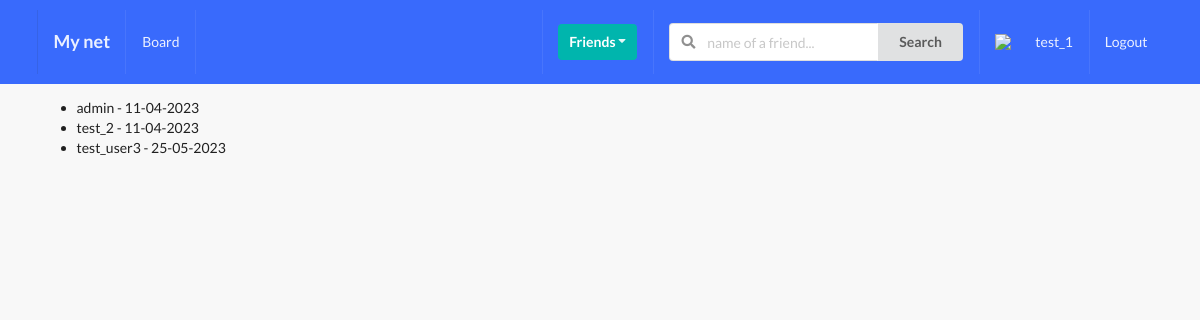
The app's page /profile/invite_profiles/ (signed in) with its own data.
### profile_app/models.py (models this page shows, shortened)
class Profile(models.Model):
    first_name = models.CharField(max_length=200, blank=True)
    last_name = models.CharField(max_length=200, blank=True)
    user = models.OneToOneField(User, on_delete=models.CASCADE)
    bio = models.TextField(default="No bio...", max_length=300)
    email = models.EmailField()
    country = models.CharField(max_length=200, blank=True)
    avatar = models.ImageField(default='avatar.jpg', upload_to='avatars/')
    friends = models.ManyToManyField(User, blank=True, default=None, null=True, related_name='friends')
    slug = models.SlugField(unique=True, blank=True)
    updated = models.DateTimeField(auto_now=True)
    created = models.DateTimeField(auto_now_add=True)
    objects = ProfileManager()
    def __str__(self):
        return f"{self.user.username} - {self.created.strftime('%d-%m-%Y')}"

### profile_app/views.py (the view)
# urls.py: path('invite_profiles/', invite_profile_list_view, name='invite_profiles'),
def invite_profile_list_view(request):
    user = request.user
    qs = Profile.objects.get_all_profiles_to_invite(sender=user)
    context = {
        'qs': qs,
    }
    return render(request, 'profile_app/invite_profiles.html', context=context)

### profile_app/models.py (called while the page is built)
    def get_all_profiles_to_invite(self, sender):
        profiles = Profile.objects.all().exclude(user=sender)
        profile = Profile.objects.get(user=sender)
        qs = Relationship.objects.filter(Q(sender=profile) | Q(receiver=profile))
        accepted = set([])
        for rel in qs:
            if rel.status == 'accepted':
                accepted.add(rel.receiver)
                accepted.add(rel.sender)
        available = [profile for profile in profiles if profile not in accepted]
        return available

### profile_app/templates/profile_app/invite_profiles.html (shortened to what this page needs)
{% extends 'base.html' %}
{% block content %}
    <ul>
        {% for profile in qs %}
            <li>{{profile}}</li>
        {% endfor %}
    </ul>
{% endblock content %}

### soc_net_app/templates/main/navbar.html (shortened to what this page needs)
<div class="ui inverted menu nav mb-7">
  <div class="ui container">
    <a href="{{path_to_home}}" class="{% if request.path == path_to_home %}active{% endif %} item">
        <h3>My net</h3>
    </a>
    {% if request.user.is_authenticated %}
    <a href="{{path_to_posts}}" class="{% if request.path == path_to_posts %}active{% endif %} item">
        Board
    </a>
    {% endif %}
    <div class="right menu">
        {% if request.user.is_authenticated %}
        <div class="item">
            <div class="ui floating dropdown icon button teal"> Friends
                <i class="dropdown icon"></i>
             </div>
        </div>
             <div class="item">
              <form action="" method="GET">
                <div class="ui action left icon input">
                <input class="prompt" type="text" name='q' placeholder="name of a friend...">
                <button type='submit' class="ui button">Search</button>
                </div>
            </form>
            </div>
            <a href="{{path_to_my_profile}}" class="{% if request.path == path_to_my_profile %}active{% endif %} item">
                <img src={{picture.url}} class="ui avatar image">&nbsp;
                 {{ request.user }}
            </a>
            <a href="" class="ui item">
                Logout
            </a>
        {% else %}
        <a href="" class="ui item">
                Login
            </a>
        {% endif %}
    </div>
  </div>
</div>

### static/style.css (style rules this page uses)
body { background: #F8F8F8 !important; }
.nav { border-radius: 0px !important; padding: 10px 0px 10px 0px !important; background-color: #396afc !important; }
.mb-7 { margin-bottom: 7px !important; }

### records on screen
Profile: user+created "admin - 11-04-2023"
Profile: user+created "test_2 - 11-04-2023"
Profile: user+created "test_user3 - 25-05-2023"

### other values on screen
{{ request.user }} "test_1"
